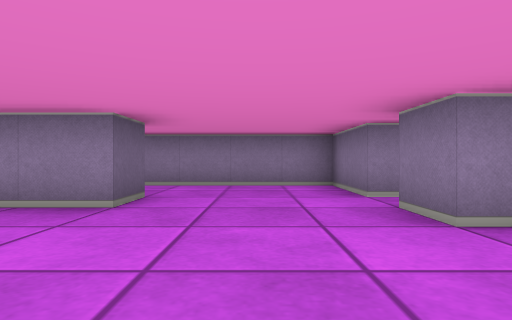
view 1 (above)

16 first-person views from a walk through a cub3D ray-caster map. The camera is about half as high as the walls, looks level and sees 75° across. The floor is counted in squares. Each view is taken from the middle of a square. On the plan, view 1 faces up. The plan holds only what a view shows up to about 9 squares ahead; the rest is blank.

view 2
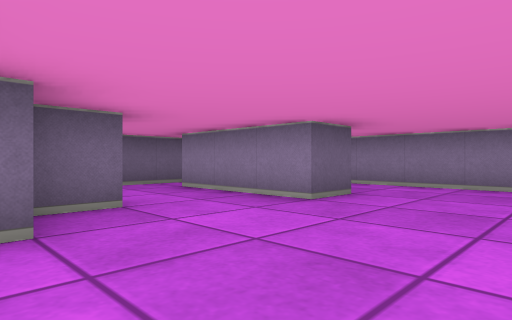

view 3
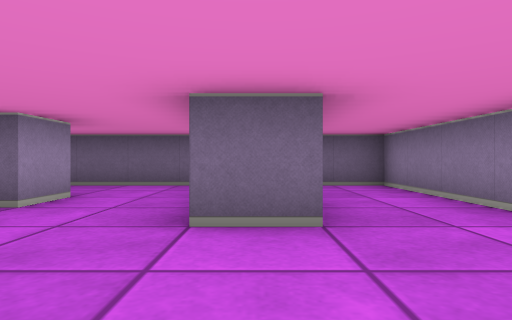

view 4
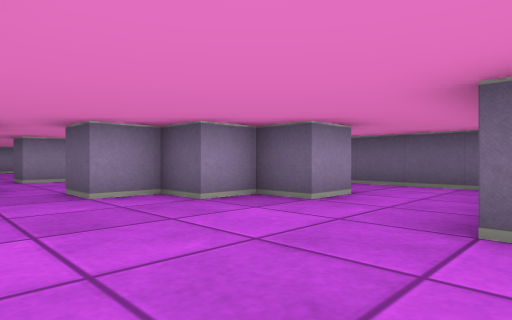

view 5
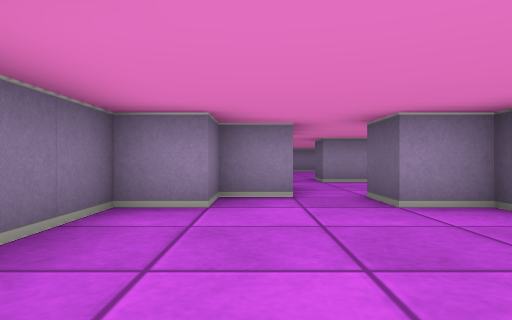

view 6
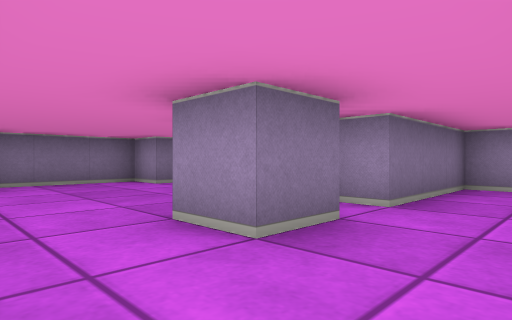

view 7
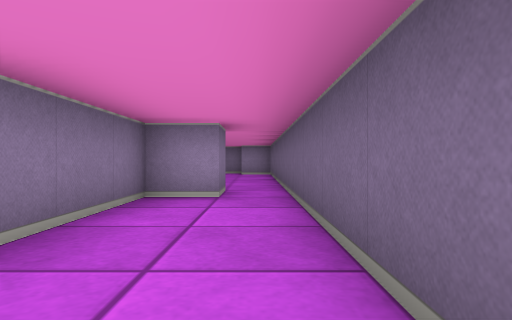

view 8
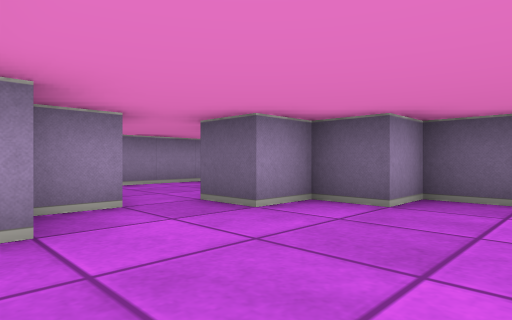

view 9
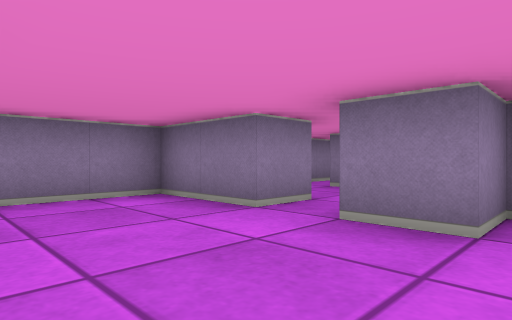

view 10
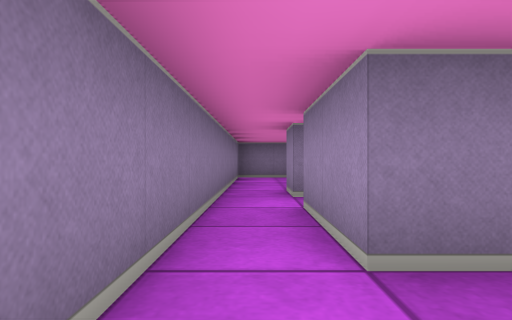

view 11
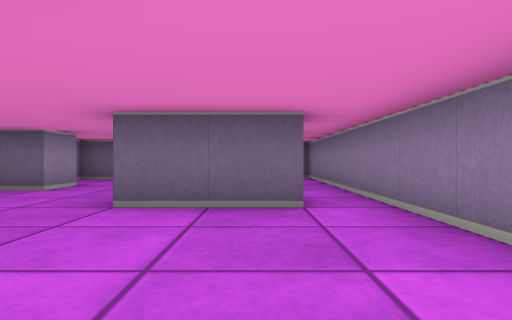

view 12
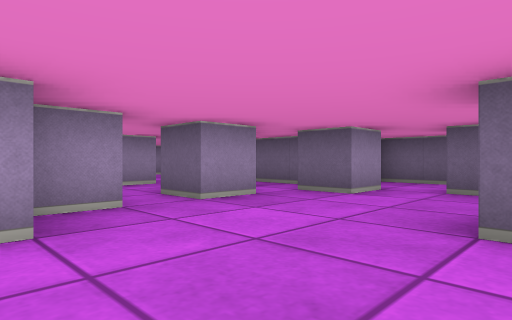

view 13
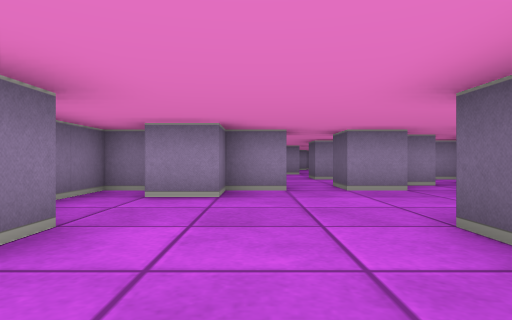

view 14
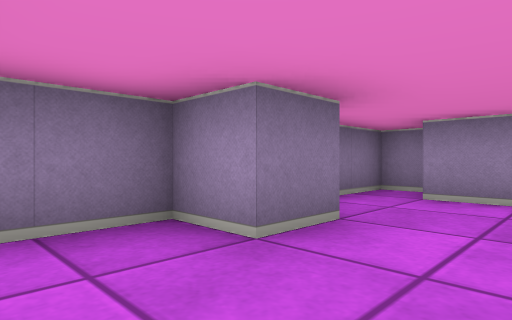

view 15
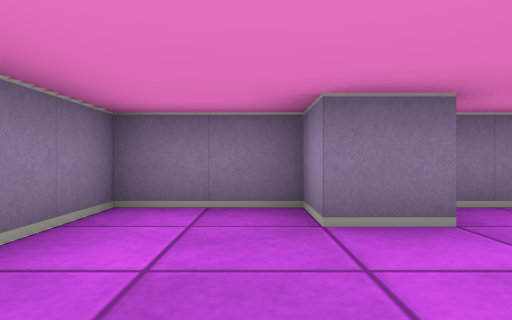

view 16
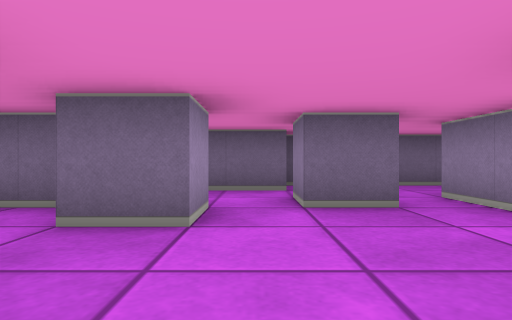

### Floor plan
Points are (right, up) in squares from view 1. A wall is a line through its corners. A room is listed if a view was taken in it or the views show most of it. See-through windows are left out.
Room 1 (views 1, 2, 3, 4, 5, 8, 9)
walls: (-1.5, 4.5) (-1.5, 3.5); (-2.5, 1.5) (-2.5, 0.5); (-1.5, 0.5) (-1.5, -0.5) (-0.5, -0.5); (2.5, 4.5) (1.5, 4.5) (1.5, 6.5) (-5.5, 6.5) (-5.5, 4.5); (1.5, -0.5) (2.5, -0.5) (2.5, 2.5) (1.5, 2.5) (1.5, 3.5); (0.5, -1.5) (1.5, -1.5)
ways out: opening at (-5, 4) to room 2; opening at (-2.5, 2.5) to room 2; opening at (2, 4) to room 4; opening at (0, -1)
Room 2 (views 6, 7)
walls: (-3.5, 0.5) (-3.5, 1.5) (-2.5, 1.5); (-2.5, 0.5) (-1.5, 0.5); (-3.5, -2.5) (-3.5, -0.5) (-2.9, -0.5); (-1.5, 3.5) (-4.5, 3.5); (-5.5, 4.5) (-5.5, -2.6); (-4.5, -3.5) (-3.5, -3.5)
ways out: opening at (-5, 4) to room 1; opening at (-2.5, 2.5) to room 1; opening at (-5, -3)
Room 3 (view 10)
walls: (4.5, 6.5) (3, 6.5)
ways out: opening at (3.5, 5) to room 4; opening at (5.5, 6) to room 5
Room 4 (views 11, 12, 13, 14, 15, 16)
walls: (5.5, 3.5) (5.5, 2.5) (4.5, 2.5); (7.5, 0.5) (8.5, 0.5); (7.5, 5.5) (8.5, 5.5) (8.5, 3.5); (5.8, 4.5) (4.5, 4.5) (4.5, 5.5); (9.4, 0.5) (10.5, 0.5) (10.5, 1.5) (11.5, 1.5); (5.5, 1.5) (6.5, 1.5) (6.5, 0.5); (11.5, 3.4) (11.5, 4.5) (12.5, 4.5) (12.5, 6.5) (7.5, 6.5); (6.5, -0.5) (7.1, -0.5); (3.5, 2.6) (3.5, 0.5); (11.8, 0.5) (12.5, 0.5) (12.5, 3); (2.5, 5.6) (2.5, 4.5)
ways out: opening at (2, 4) to room 1; opening at (3.5, 5) to room 3; opening at (7, 5) to room 5; opening at (8, 6) to room 5; opening at (9, 0)
Room 5 (no view inside)
walls: (4.5, 5.5) (6.5, 5.5); (7.5, 6.5) (4.5, 6.5)
ways out: opening at (5.5, 6) to room 3; opening at (7, 5) to room 4; opening at (8, 6) to room 4

Positions as (right, up) in squares from view 1, and headings:
1: (0, 0), facing up
2: (1, 0), facing up-left
3: (1, 4), facing left
4: (1, 4), facing down-left
5: (1, 3), facing down
6: (-5, 3), facing down-right
7: (-5, 1), facing down
8: (2, 2), facing down-left
9: (-1, 2), facing up-right
10: (3, 6), facing right
11: (12, 5), facing left
12: (11, 4), facing down-left
13: (10, 6), facing down
14: (10, 6), facing down-right
15: (9, 5), facing right
16: (9, 2), facing left
